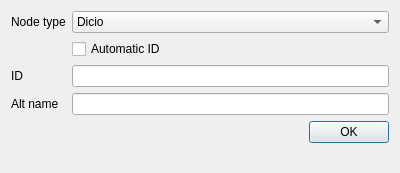
<?xml version="1.0" encoding="UTF-8"?>
<ui version="4.0">
 <class>ModuleDialog</class>
 <widget class="QDialog" name="ModuleDialog">
  <property name="geometry">
   <rect>
    <x>0</x>
    <y>0</y>
    <width>400</width>
    <height>173</height>
   </rect>
  </property>
  <property name="windowTitle">
   <string>Dialog</string>
  </property>
  <layout class="QFormLayout" name="formLayout">
   <item row="0" column="0">
    <widget class="QLabel" name="typeLabel">
     <property name="text">
      <string>Node type</string>
     </property>
    </widget>
   </item>
   <item row="0" column="1">
    <widget class="QComboBox" name="typeBox">
     <item>
      <property name="text">
       <string>Dicio</string>
      </property>
     </item>
     <item>
      <property name="text">
       <string>Planalta</string>
      </property>
     </item>
     <item>
      <property name="text">
       <string>Sylvatica</string>
      </property>
     </item>
    </widget>
   </item>
   <item row="1" column="1">
    <widget class="QCheckBox" name="idBox">
     <property name="text">
      <string>Automatic ID</string>
     </property>
    </widget>
   </item>
   <item row="2" column="0">
    <widget class="QLabel" name="idLabel">
     <property name="text">
      <string>ID</string>
     </property>
    </widget>
   </item>
   <item row="2" column="1">
    <widget class="QLineEdit" name="idEdit"/>
   </item>
   <item row="3" column="0">
    <widget class="QLabel" name="altLabel">
     <property name="text">
      <string>Alt name</string>
     </property>
    </widget>
   </item>
   <item row="3" column="1">
    <widget class="QLineEdit" name="altEdit"/>
   </item>
   <item row="4" column="0" colspan="2">
    <widget class="QDialogButtonBox" name="okBox">
     <property name="orientation">
      <enum>Qt::Horizontal</enum>
     </property>
     <property name="standardButtons">
      <set>QDialogButtonBox::Ok</set>
     </property>
    </widget>
   </item>
  </layout>
 </widget>
 <resources/>
 <connections>
  <connection>
   <sender>okBox</sender>
   <signal>accepted()</signal>
   <receiver>ModuleDialog</receiver>
   <slot>accept()</slot>
   <hints>
    <hint type="sourcelabel">
     <x>248</x>
     <y>254</y>
    </hint>
    <hint type="destinationlabel">
     <x>157</x>
     <y>274</y>
    </hint>
   </hints>
  </connection>
  <connection>
   <sender>okBox</sender>
   <signal>rejected()</signal>
   <receiver>ModuleDialog</receiver>
   <slot>reject()</slot>
   <hints>
    <hint type="sourcelabel">
     <x>316</x>
     <y>260</y>
    </hint>
    <hint type="destinationlabel">
     <x>286</x>
     <y>274</y>
    </hint>
   </hints>
  </connection>
 </connections>
</ui>
